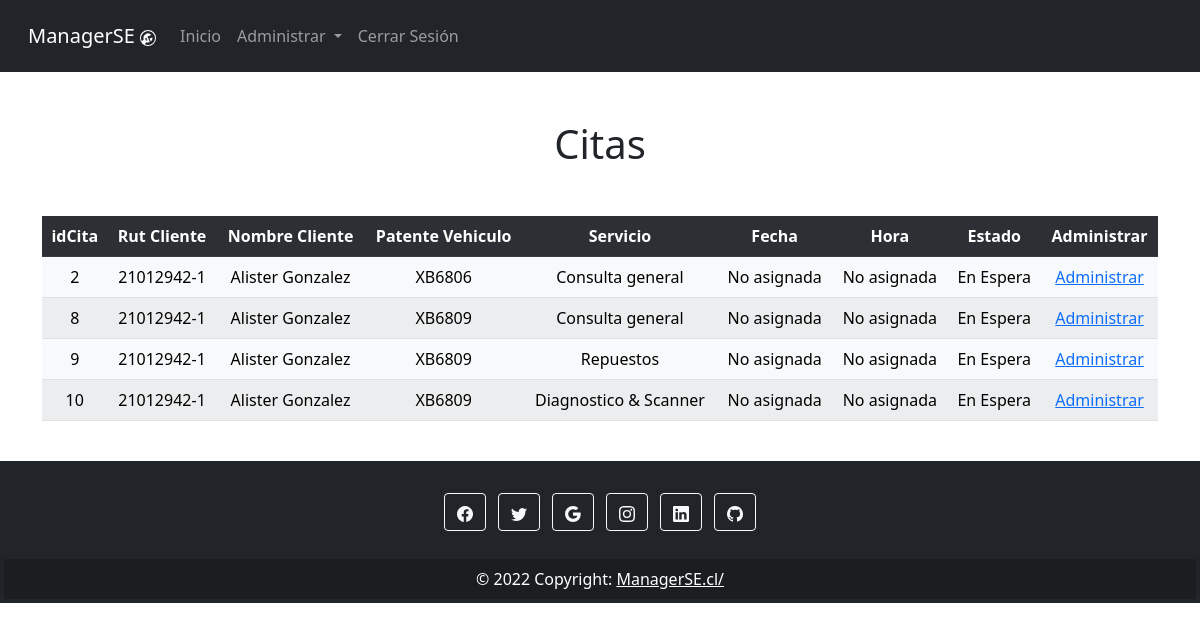
The app's page /crud/citas (signed in) with its own data.
### CRUD/models.py (models this page shows, shortened)
class Cita(models.Model):
    idCliente = models.IntegerField()
    idVehiculo = models.IntegerField()
    idServicio = models.IntegerField()
    fechaCita = models.DateField()
    horaCita = models.TimeField()
    estado = models.IntegerField()

class Usuario(AbstractUser):
    rut = models.TextField(max_length=10)
    dv = models.TextField(max_length=1)
    username = models.TextField(max_length=20, unique=True)
    first_name = models.TextField(max_length=20)
    last_name = models.TextField(max_length=20)
    fechaNac = models.DateField(null=True)
    password = models.CharField(max_length=128)
    email = models.TextField(max_length=30)
    direccion = models.TextField(max_length=30)
    telefono = models.TextField(max_length=12)
    last_login = models.DateField(default=timezone.now)
    is_superuser = models.BooleanField(default=False)
    is_staff = models.BooleanField(default=False)
    is_active = models.BooleanField(default=True)
    date_joined = models.DateField(default=timezone.now)
    USERNAME_FIELD = 'username'
    REQUIRED_FIELDS = []

class Vehiculo(models.Model):
    idCliente = models.IntegerField()
    patente = models.CharField(max_length= 6, unique = True)
    padron = models.CharField(max_length=17, unique = True)
    color  = models.CharField(max_length = 15)
    modelo = models.CharField(max_length = 20)
    marca = models.TextField(max_length=50)
    year = models.IntegerField()

class Servicios(models.Model):
    nombreServicio = models.CharField(max_length = 50, unique = True)
    precioServicio = models.IntegerField()
    descripcion = models.TextField(max_length = 50)
    tiempo = models.IntegerField()
    imgServicio = models.ImageField(upload_to = "servicio", null = True)
    activo = models.BooleanField()

### CRUD/views.py (the view)
# urls.py: path('citas', views.viewCitas, name="citas"),
@login_required
@staff_member_required
def viewCitas(request):
    cntx = {}
    listado = Cita.objects.all()
    if len(listado) >= 1:
        cntx = {'listado': listado }
    else:
        cntx = {'error': 'Aun no existen citas para mostrar'}
    services = Servicios.objects.all()
    cntx["services"] = services
    vehicles = Vehiculo.objects.all()
    cntx["vehicles"] = vehicles
    users = Usuario.objects.all()
    cntx["users"] = users
    return render(request, 'citas.html', cntx)

### CRUD/templates/citas.html (shortened to what this page needs)
{% extends "index.html" %}
{% block tituloPagina %}
    <div class="text-center mt-5">
        <h1>Citas</h1>
    </div>
{% endblock %}
{% block listado %}
{% if listado %}
<div class="container">
    <div class="text-center mt-5">
        <div class="col-md-12 table-responsive">
            <table class="table table-light table-striped">
                <tr class="table-dark">
                    <th>idCita</th>
                    <th>Rut Cliente</th>
                    <th>Nombre Cliente</th>
                    <th>Patente Vehiculo</th>
                    <th>Servicio</th>
                    <th>Fecha</th>
                    <th>Hora</th>
                    <th>Estado</th>
                    <th>Administrar</th>
                </tr>
    {% for fila in listado %}
                <tr>
                    <td>{{ fila.id }}</td>
                    {%for user in users%}
                    {%if user.id is fila.idCliente%}
                    <td>{{ user.rut }}-{{user.dv}}</td>
                    <td>{{ user.first_name }} {{user.last_name}}</td>
                    {%endif%}
                    {%endfor%}
                    {%for vehicle in vehicles%}
                    {%if vehicle.id is fila.idVehiculo%}
                    <td>{{ vehicle.patente }}</td>
                    {%endif%}
                    {%endfor%}
                    {%for service in services%}
                    {%if service.id is fila.idServicio%}
                    <td>{{ service.nombreServicio }}</td>
                    {%endif%}
                    {%endfor%}
                    {% if fila.estado == 1 %}
                    <td>No asignada</td>
                    <td>No asignada</td>
                    {% else %}
                    <td>{{ fila.fechaCita }}</td>
                    <td>{{ fila.horaCita }}</td>
                    {% endif %}
                    {%if fila.estado == 1%}
                    <td>En Espera</td>
                    {%elif fila.estado == 2%}
                    <td>En Proceso</td>
                    {%elif fila.estado == 3%}
                    <td>Listo</td>
                    {%endif%}
                    <td><a href="{% url 'citaM' fila.id fila.idVehiculo fila.idServicio fila.idCliente %}">Administrar</a></td>
                </tr>
    {% endfor %}
            </table>
        </div>
    </div>
</div>
{%endif%}
{% endblock %}

### records on screen
Cita: id "2", estado "No asignada"
Usuario: rut "21012942", dv "1", first_name "Alister", last_name "Gonzalez"
Vehiculo: patente "XB6806"
Servicios: nombreServicio "Consulta general"
Cita: id "8", estado "No asignada"
Usuario: rut "21012942", dv "1", first_name "Alister", last_name "Gonzalez"
Vehiculo: patente "XB6809"
Cita: id "9", estado "No asignada"
Servicios: nombreServicio "Repuestos"
Cita: id "10", estado "No asignada"
Servicios: nombreServicio "Diagnostico & Scanner"
